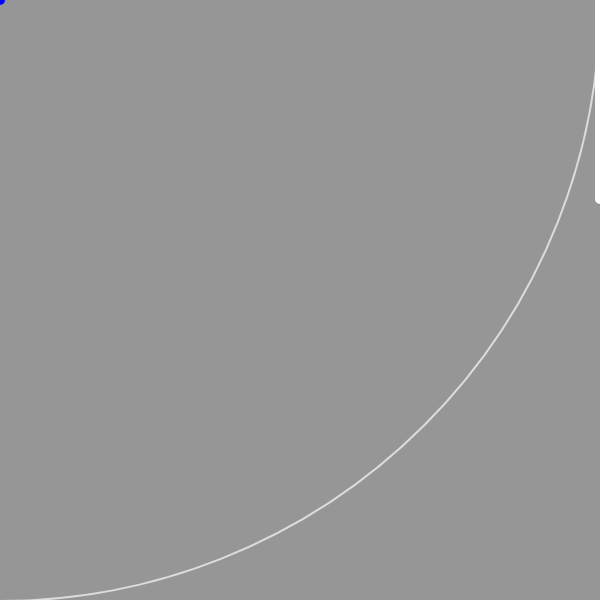
Frame 1 (no input)
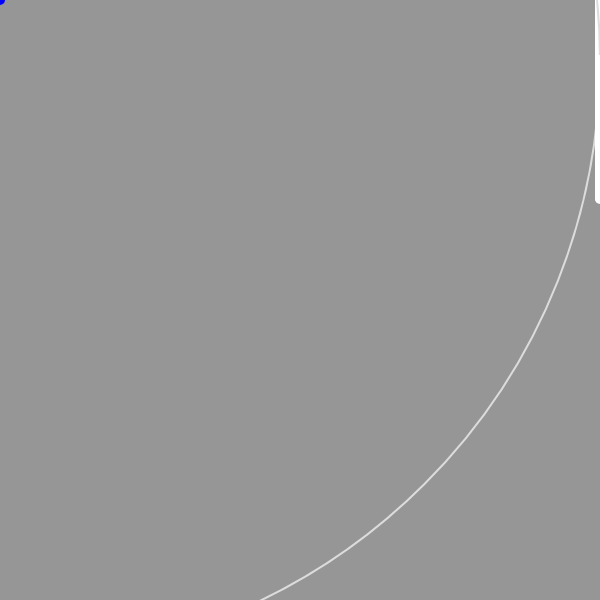
Frame 60 (no input)
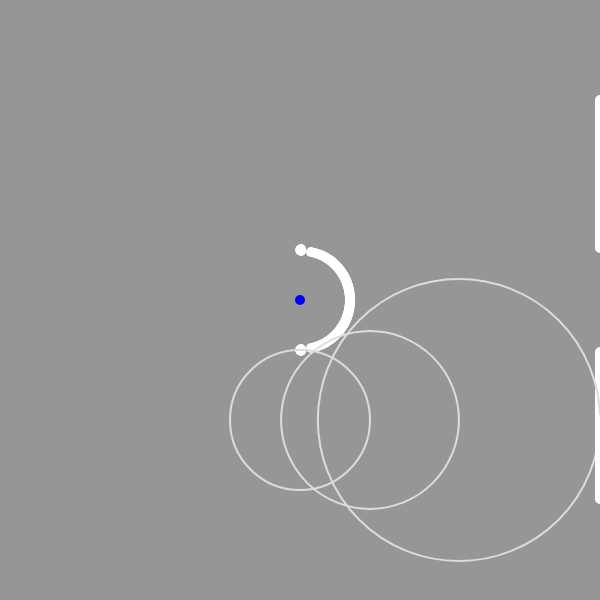
Frame 120 (the mouse pressed at the canvas centre since frame 60)

The p5.js sketch that drew these frames (run headless with seeded random() and noise() and a simulated clock; from frame 60 on, the mouse is pressed at the canvas centre):

// p5.js sketch
// ── sketch.js
function positive(n) {
    if (n < 0) {
        n *= -1
    }
    return n
}

class Circle {
    constructor(x,y, r) {
        this.x = x
        this.y = y
        this.r = r
    }
    dista(x,y) {
        return positive( sqrt( (this.x-x)**2 + (this.y-y)**2 ) - this.r )
    }
    draw() {
        fill(225)
        noStroke()
        circle(this.x, this.y, this.r*2)
    }
}

function setup() {
    angleMode(DEGREES)
    createCanvas(600,600)
    noCursor()
    sight = height/3
    scene = []
    drawSel = 0
    drawMode = false
}

function draw() {
    background(150)

    //for (obj of scene) {
    //    obj.draw()
    //}
    drawSel++
    if (drawSel > sight) {drawSel=-sight}
    for (currY = -sight; currY<sight; currY++) {
        stepX =
        stepY =
        currRad = width-mouseX
        currX = 0
        while (currRad > 1 && mouseX+currX < width) {
            currRad = width-(mouseX+currX)
            for (obj of scene) {
                temp = obj.dista(mouseX+currX, mouseY+currY)
                if (temp < currRad) {
                    currRad = temp
                }
            }
            if (drawSel == currY || drawMode) {
                if (drawMode) {
                    fill(220)
                } else {
                    noFill()
                }
                stroke(220)
                strokeWeight(2)
                circle(mouseX+currX, mouseY+currY, currRad*2)
            }
            currX += currRad
        }
        if (!drawMode) {
            noFill()
            stroke(255)
            strokeWeight(10)
            point(mouseX+currX,mouseY+currY)
        }
    }
    stroke(0,0,255)
    point(mouseX, mouseY)
}

function mousePressed() {
    scene.push(new Circle(mouseX, mouseY, 50))
}

function keyPressed() {
    drawMode = !drawMode
}
